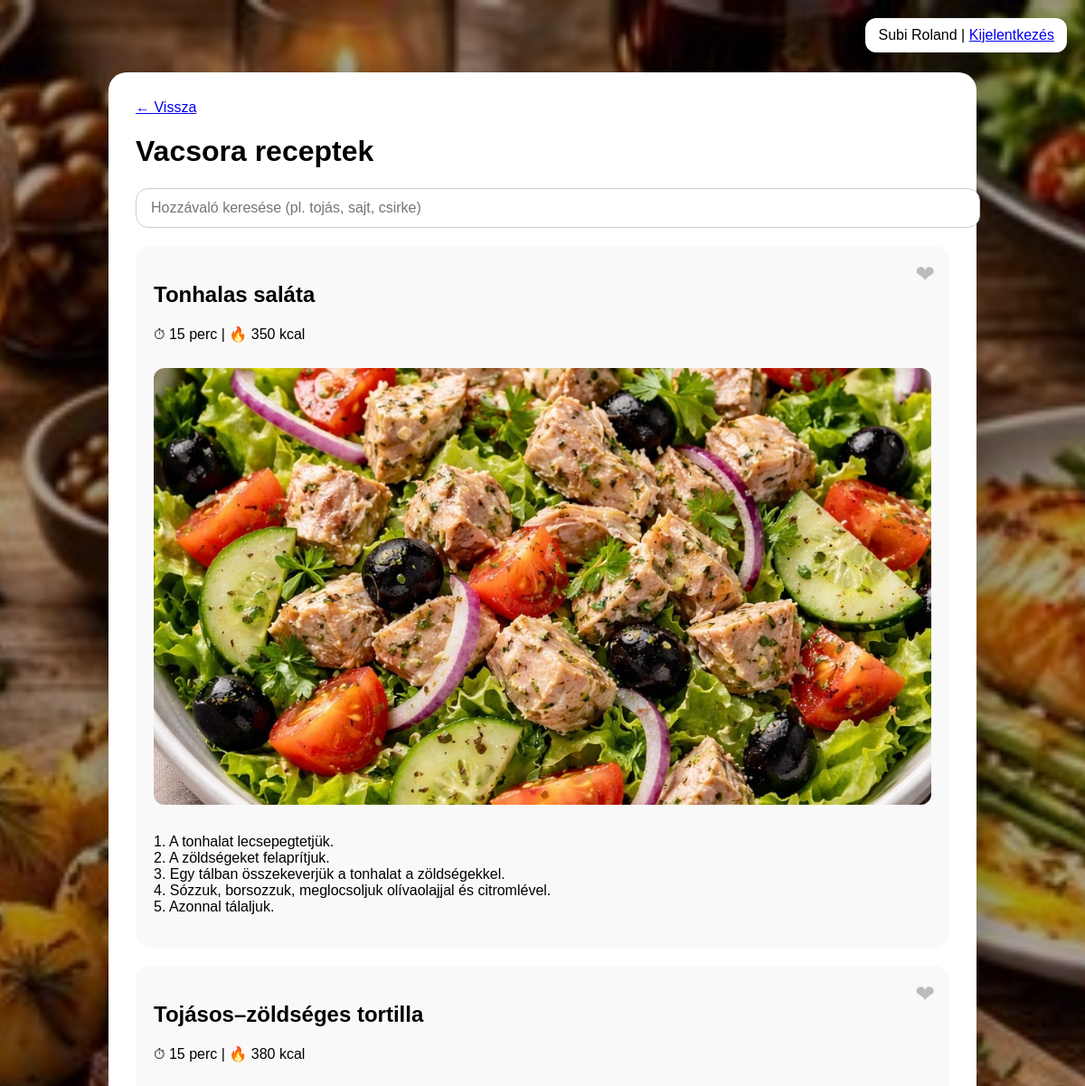
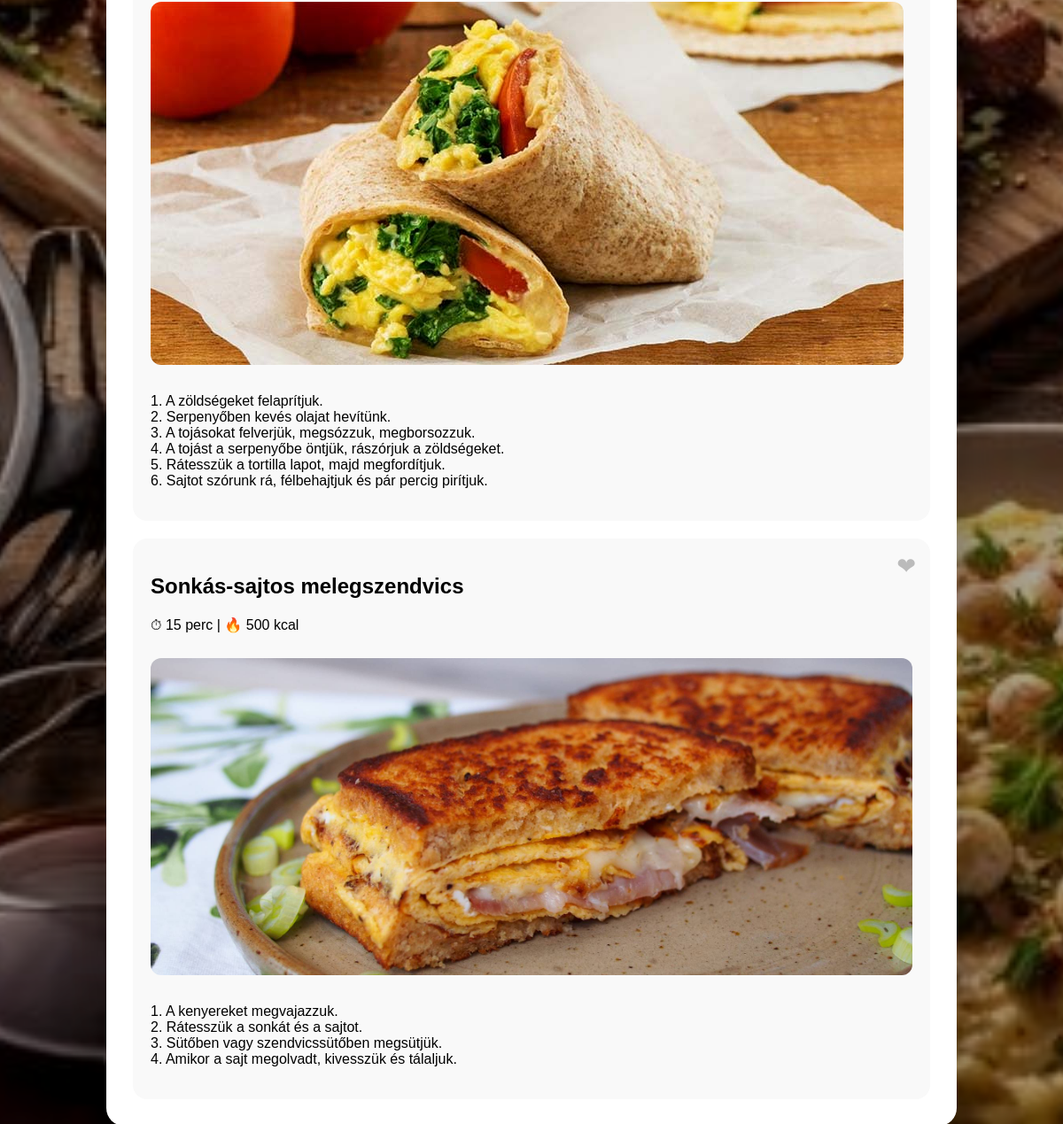
Page /receptek.php?cat=vacsora (signed in) on the committed database (2 pictures, top to bottom).
### tables this page shows
CREATE TABLE `receptek` (
  `id` int(11) NOT NULL,
  `cim` varchar(255) NOT NULL,
  `kategoria` enum('Reggeli','Ebed','Vacsora','kedvencek') NOT NULL,
  `ido` int(11) NOT NULL,
  `kaloria` int(11) NOT NULL,
  `hozzavalok` text NOT NULL,
  `leiras` text NOT NULL,
  `kep` varchar(255) NOT NULL
);

### receptek.php (the view, shortened to what this page needs)
<?php
$user_id = (int)$_SESSION["user_id"];
$cat = $_GET["cat"] ?? "reggeli";
$ing = trim($_GET["ing"] ?? "");
$conn = new mysqli("localhost","root","","zsebszakács");
$fav = [];
$fq = $conn->prepare("SELECT recept_id FROM kedvencek WHERE user_id=?");
$fq->bind_param("i", $user_id);
$fq->execute();
$fr = $fq->get_result();
while ($row = $fr->fetch_assoc()) {
    $fav[(int)$row["recept_id"]] = true;
}
$params = [];
$types  = "";
if ($cat === "kedvencek") {
    $sql = "
        SELECT r.*
        FROM receptek r
        INNER JOIN kedvencek k ON k.recept_id = r.id
        WHERE k.user_id = ?
    ";
    $params[] = $user_id;
    $types .= "i";
} else {
    $sql = "SELECT * FROM receptek WHERE LOWER(kategoria) = ?";
    $params[] = $cat;
    $types .= "s";
}
$stmt = $conn->prepare($sql);
$stmt->bind_param($types, ...$params);
$stmt->execute();
$res = $stmt->get_result();
?>
<!DOCTYPE html>
<html lang="hu">
<head>
</head>
<body>
<div class="overlay">
<div class="top">
<?= htmlspecialchars($_SESSION["username"]) ?> |
<a href="kijelentkezes.php">Kijelentkezés</a>
</div>
<div class="container">
<a href="index.php">← Vissza</a>
<h1><?= ($cat==="kedvencek" ? "Kedvencek" : ucfirst($cat)." receptek") ?></h1>
<form method="get" class="search-box">
    <input
        type="text"
        name="ing"
        placeholder="Hozzávaló keresése (pl. tojás, sajt, csirke)"
        value="<?= htmlspecialchars($ing) ?>"
    >
</form>
<?php while ($r = $res->fetch_assoc()): ?>
    <?php $rid = (int)$r["id"]; ?>
    <div class="recept">
        <span
            class="fav-btn <?= isset($fav[$rid]) ? "active" : "" ?>"
            onclick="toggleFav(this, <?= $rid ?>)"
            title="Kedvencekhez"
        >❤</span>
        <h2><?= htmlspecialchars($r['cim']) ?></h2>
        <p>⏱ <?= (int)$r['ido'] ?> perc | 🔥 <?= (int)$r['kaloria'] ?> kcal</p>
        <?php if (!empty($r['kep'])): ?>
            <img src="<?= htmlspecialchars($r['kep']) ?>" alt="<?= htmlspecialchars($r['cim']) ?>">
        <?php endif; ?>
        <p><?= nl2br(htmlspecialchars($r['leiras'])) ?></p>
    </div>
<?php endwhile; ?>
</div>
</div>
</body>
</html>

### rows in the picture
receptek: cim "Tonhalas saláta", ido "15", kaloria "350", kep (picture), leiras "1. A tonhalat lecsepegtetjük. 2. A zöldségeket felaprítjuk. 3. Egy tálban összekeverjük a tonhalat a zöldségekkel. 4. Sózzuk, borsozzuk, meglocsoljuk olívaolajjal és citromlével. 5. Azonnal tálaljuk."
receptek: cim "Tojásos–zöldséges tortilla", ido "15", kaloria "380", kep (picture), leiras "1. A zöldségeket felaprítjuk. 2. Serpenyőben kevés olajat hevítünk. 3. A tojásokat felverjük, megsózzuk, megborsozzuk. 4. A tojást a serpenyőbe öntjük, rászórjuk a zöldségeket. 5. Rátesszük a tortilla lapot, majd megfordítjuk. 6. Sajtot szórunk rá, félbehajtjuk és pár percig pirítjuk."
receptek: cim "Sonkás-sajtos melegszendvics", ido "15", kaloria "500", kep (picture), leiras "1. A kenyereket megvajazzuk. 2. Rátesszük a sonkát és a sajtot. 3. Sütőben vagy szendvicssütőben megsütjük. 4. Amikor a sajt megolvadt, kivesszük és tálaljuk."

### other values in the picture
$_SESSION["username"] "Subi Roland"
$cat "Vacsora"
